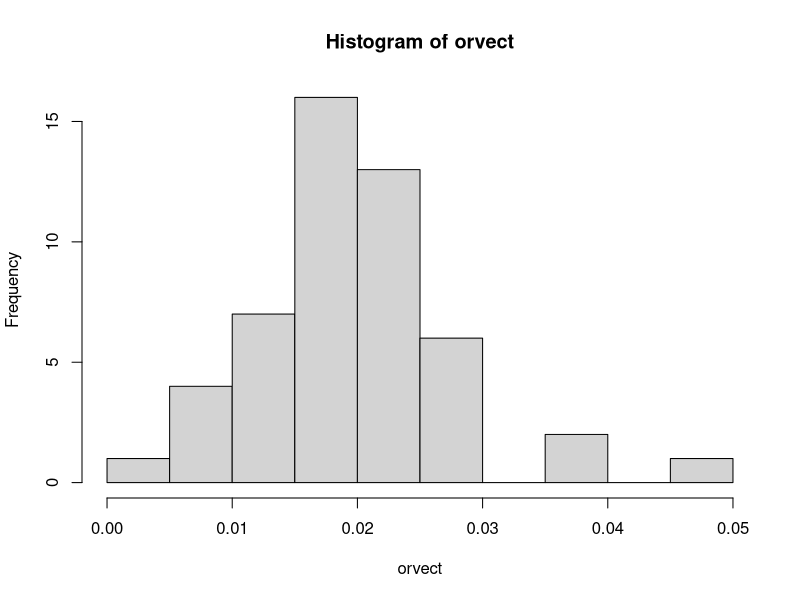

Reproduce this figure in R. (Note: a time limit stopped this script after it produced the figure.)
#Common data-generating function

#popsize set at 1500000, can increase in large ssize is needed
#ssize set at 500, may have trouble when not enough patient available

#Defaults (scenario 1) true marg RR = 
#OR_C<-3 #effect of vaccine on covid
#OR_WI<-1 #no effect of vaccine on W from other infection
#OR_WC<-5 #effect of vaccine on covid symptoms
#OR_H<-1.5 #effect of vaccine on hospitalization among those with symptoms
#em=0
#true marg RR = 0.04 ; true cond RR = 0.04 ; #ONLY GOOD TO TWO DECIMALS

#Scenario 2: Effect modification of V by C on Infec_COVID
#em=1
#true marg RR = 0.25; true cond RR = 0.23;

datagen<-function(seed=sample(1:1000000,size=1),ssize=500,popsize=1500000,OR_C=3,OR_WI=1,OR_WC=5,OR_H=1.5,em=3,cfV0=F,cfV1=F,return_full=F){
  set.seed(seed)
  #generate data
  C<-rnorm(n=popsize, sd = 2)
  U1<-rbinom(n=popsize,size=1,prob=0.5) #affects both
  U2<-rbinom(n=popsize,size=1,prob=0.5) #affects covid
  
  if(cfV0==T) V=rep(0,popsize); if(cfV1==T) V=rep(1,popsize);
  if(cfV0==F&cfV1==F){
    V<-rbinom(prob=plogis(-1+0.5*C + C^2 + sin(C)),size=1,n=popsize) #prevalence is around 0.61
  }
  mean(V)
  #Infection (with something) has some common risk factors U1 and C
  Infec<-rbinom(prob=plogis(0.5*C-5+0.5*U1),size=1,n=popsize) #current prevalence around 0.007
  
  #Infected with COVID
  Infec_COVID<- rbinom(prob=plogis( -log(OR_C)*V -9 - C - cos(C) - 0.2*C^3 - 0.2*exp(C) + em*V*C+log(3)*U2*(1.5-V)-2*U1), size=1,n=popsize) #0.009
  #mean(Infec_COVID)
  #symptoms based on infection
  #can come from either or both infections, if present
  W=rep(0,popsize)
  W[Infec==1]<-rbinom(prob=plogis(-4+0.5*C[Infec==1]-log(OR_WI)*V[Infec==1]-0.5*U1[Infec==1]),size=1, n=sum(Infec==1))
  W[Infec_COVID==1]<-rbinom(prob=plogis(-2+1*C[Infec_COVID==1]-log(OR_WC)*V[Infec_COVID==1]-1*U1[Infec_COVID==1]+0.5*U2[Infec_COVID==1]*(1-V[Infec_COVID==1])),size=1, n=sum(Infec_COVID))
  #mean(W[Infec==1|Infec_COVID==1]) #9%
  #mean(W[Infec_COVID==1]) #27%
  #mean(W[Infec==1]) #2%
  #mean(W[Infec_COVID==1&V==1]) #8%
  
  #hospitalization, only possible if symptoms present
  H=rep(0,popsize)
  H[W==1]<-rbinom(prob=plogis(1.5+0.5*C[W==1]+log(OR_H)*V[W==1]-0.5*U1[W==1]),size=1,n=sum(W==1))
  #mean(H[W==1]) #83% with severe symptoms go to hospital
  #sum(H==1)
  #selection on outcome for testing (does not condition on infectious status, just being in the hospital)
  R<-sample(which(H==1),ssize) #sample randomly from those in hospital to control the study size
  
  if(return_full==F){
    dat<-as.data.frame(cbind(Y=Infec_COVID,V=V,C=C)[R,])
  } else{dat<-as.data.frame(cbind(Infec_COVID=Infec_COVID,Infec=Infec,H=H,W=W,V=V,C=C))}
  return(dat)
}

dat<-datagen(ssize=500, em=1)
sum(dat$V)

#true marginal RR
orvect<-rep(NA,50)
for (j in 1:50){
  datfull1<-datagen(cfV1=T,return_full=T)
  datfull0<-datagen(cfV0=T,return_full=T)
  orvect[j]<-mean(datfull1$H*datfull1$Infec_COVID)/mean(datfull0$H*datfull0$Infec_COVID)
}
(psi = mean(orvect)) #0.04
hist(orvect)

#true marginal RR for Infec_COVID
orvect1<-rep(NA,50)
for (j in 1:50){
  datfull1<-datagen(cfV1=T,return_full=T)
  datfull0<-datagen(cfV0=T,return_full=T)
  orvect1[j]<-mean(datfull1$Infec_COVID)/mean(datfull0$Infec_COVID)
}
mean(orvect1) #0.16
hist(orvect1)

#true marginal RR for Infec_COVID * W (severe COVID disease)
orvect2<-rep(NA,50)
for (j in 1:50){
  datfull1<-datagen(cfV1=T,return_full=T)
  datfull0<-datagen(cfV0=T,return_full=T)
  orvect2[j]<-mean(datfull1$W*datfull1$Infec_COVID)/mean(datfull0$W*datfull0$Infec_COVID)
}
mean(orvect2) #0.04
hist(orvect2)
